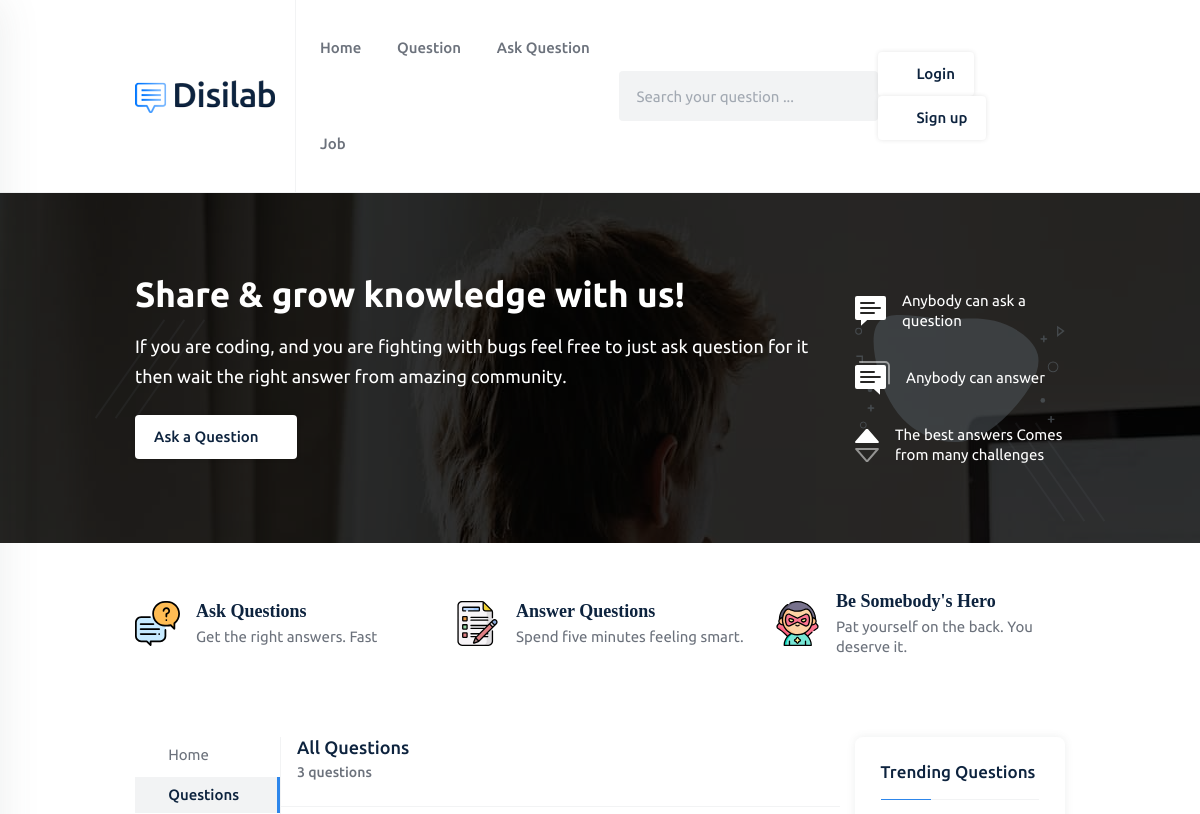
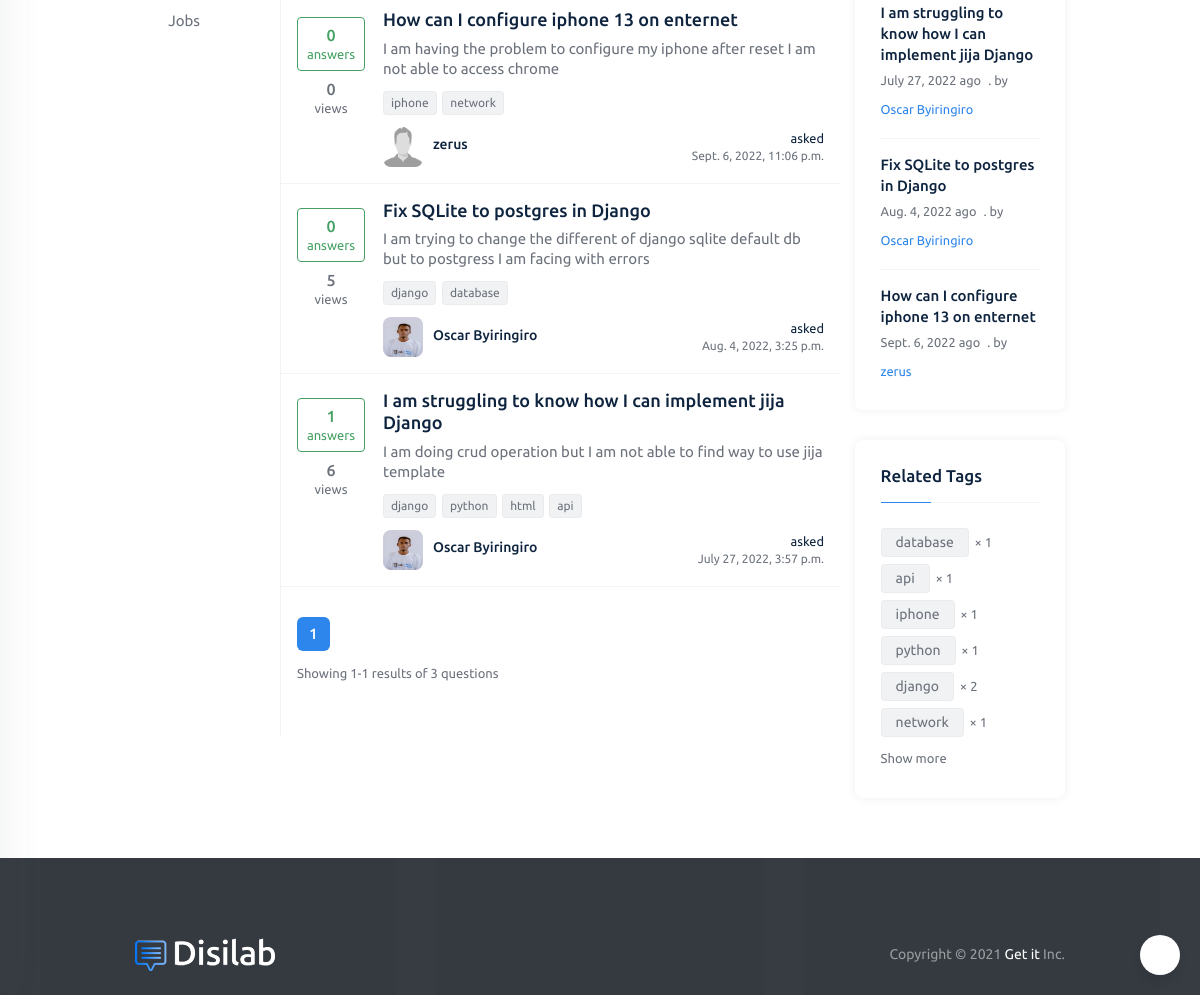
The page /question/ on the database as committed earlier (2 pictures, top to bottom).
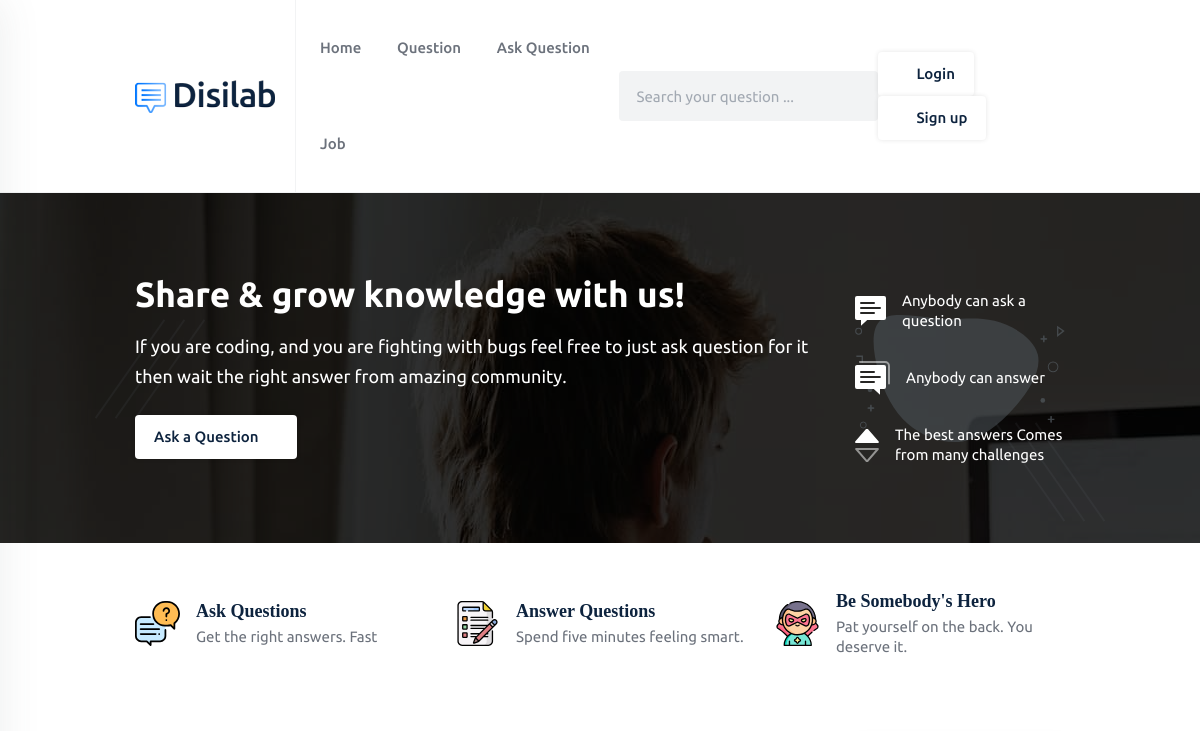
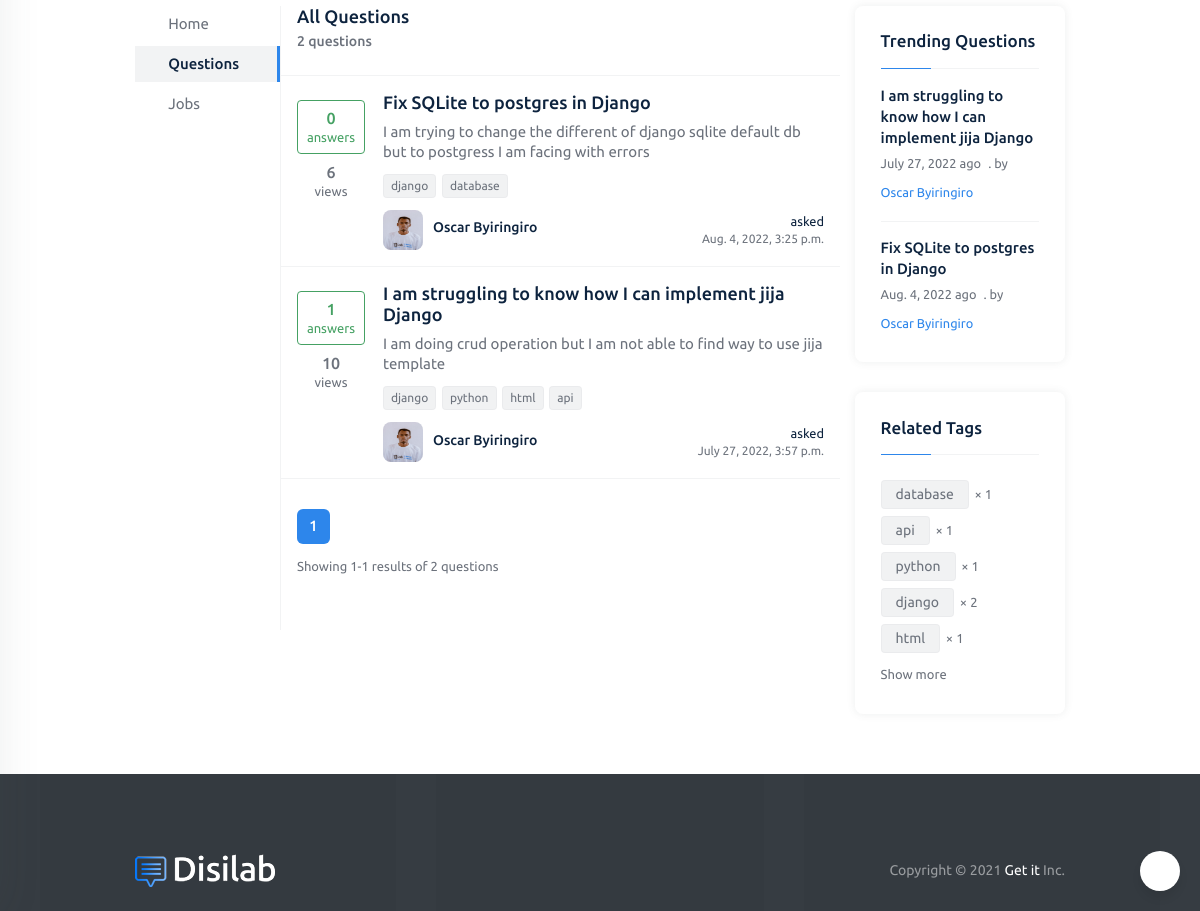
The same page on the database as committed later (2 pictures, top to bottom).
### questions/models.py (models this page shows, shortened)
class Questions_stuff(models.Model):
    title = models.CharField(max_length=100)
    detail = models.TextField(default='')
    body = HTMLField()
    owner = models.ForeignKey(User, on_delete=models.CASCADE)
    viewed = models.PositiveIntegerField()
    tag = models.CharField(max_length=200)
    email_notify = models.BooleanField(default=False)
    whatsapp_notify = models.BooleanField(default=False)
    publish_date = models.DateTimeField(auto_now_add=True)
    def tags_as_list(self):
        return self.tag.split(',')
    def get_count_answer(self):
        id_question = self.id
        ans = Answer_stuff.objects.filter(question__id=id_question)
        if ans.exists():
            final_count = ans.count()
        else:
            final_count = 0
        return final_count
    class Meta:
        verbose_name_plural = 'Question'

### authentication/models.py (models this page shows, shortened)
class Profile(models.Model):
    user = models.OneToOneField(User, on_delete=models.CASCADE)
    user_image = models.ImageField(upload_to='images/', default='profile.png', null=True, blank=True)
    location = models.CharField(max_length=100, null=True, blank=True)
    about_me = models.TextField(null=True, blank=True)
    github_link = models.URLField(default='https://github.com/', null=True, blank=True)
    website_link = models.URLField(default='https://www.google.com/', null=True, blank=True)
    backend_development = models.PositiveIntegerField(null=True, blank=True)
    frontend_development = models.PositiveIntegerField(null=True, blank=True)
    hardware = models.PositiveIntegerField(null=True, blank=True)
    uiandux = models.PositiveIntegerField(null=True, blank=True)
    artificial_intelligence = models.PositiveIntegerField(null=True, blank=True)
    badge = models.BooleanField(default=False)
    date_created = models.DateField(default=now)

class User(AbstractBaseUser):
    full_name = models.CharField(max_length=255, null=False)
    email = models.EmailField(
        verbose_name='email address',
        max_length=255,
        unique=True,
    )
    phone_number = PhoneNumberField(unique=True)
    is_verified = models.BooleanField(default=False)
    is_two_f_enable = models.BooleanField(default=False)
    is_active = models.BooleanField(default=True)
    staff = models.BooleanField(default=False)
    admin = models.BooleanField(default=False)
    USERNAME_FIELD = 'email'
    REQUIRED_FIELDS = ['full_name', 'phone_number']
    objects = UserManager()
    class Meta:
        app_label = 'authentication'

### home_view/views.py (the view)
# urls.py: path('question/', views.question, name="question"),
def question(request):
    all_questions = Questions_stuff.objects.filter().order_by('-publish_date')
    search_question = request.GET.get('search_question')
    if search_question != '' and search_question is not None:
        all_questions = Questions_stuff.objects.filter(
            Q(title__icontains=search_question) | Q(tag__icontains=search_question) | Q(body__in=search_question) | Q(
                detail__icontains=search_question)).distinct()
    all_answer = Answer_stuff.objects.all()
    profile_detail = Profile.objects.all()
    paginator = Paginator(all_questions, 8)
    page_number = request.GET.get('page')
    try:
        posts = paginator.page(page_number)
    except PageNotAnInteger:
        posts = paginator.page(1)
    except EmptyPage:
        posts = paginator.page(paginator.num_pages)
    trending_question = Questions_stuff.objects.filter().order_by('-viewed')
    context = {
        'questions': all_questions,
        'profile_detail': profile_detail,
        'posts': posts,
        'all_questions_count': all_questions.count(),
        'trending_question': trending_question[:4]
    }
    return render(request, 'question.html', context)

### home_view/templates/question.html (shortened to what this page needs)
{% extends 'base_white.html' %}
{% load static %}
{% block content %}
<section class="hero-area pt-80px pb-60px hero-bg-1">
    <div class="overlay"></div>
    <span class="stroke-shape stroke-shape-1"></span>
    <span class="stroke-shape stroke-shape-2"></span>
    <span class="stroke-shape stroke-shape-3"></span>
    <span class="stroke-shape stroke-shape-4"></span>
    <span class="stroke-shape stroke-shape-5"></span>
    <span class="stroke-shape stroke-shape-6"></span>
    <div class="container">
        <div class="row align-items-center">
            <div class="col-lg-9">
                <div class="hero-content">
                    <h2 class="section-title pb-3 text-white">Share & grow knowledge with us!</h2>
                    <p class="section-desc text-white">If you are coding, and you are fighting with bugs feel free to just ask question for it
                        then wait the right answer from amazing community.
                    </p>
                    <div class="hero-btn-box py-4">
                        <a href="{% url 'ask_question' %}" class="btn theme-btn theme-btn-white">Ask a Question <i class="la la-arrow-right icon ml-1"></i></a>
                    </div>
                </div>
            </div>
            <div class="col-lg-3">
                <div class="hero-list hero-list-bg">
                    <div class="d-flex align-items-center pb-30px">
                        <img src="{% static 'home/images/anonymousHeroQuestions.svg' %}" alt="question icon" class="mr-3">
                        <p class="fs-15 text-white lh-20">Anybody can ask a question</p>
                    </div>
                    <div class="d-flex align-items-center pb-30px">
                        <img src="{% static 'home/images/anonymousHeroAnswers.svg' %}" alt="question answer icon" class="mr-3">
                        <p class="fs-15 text-white lh-20">Anybody can answer</p>
                    </div>
                    <div class="d-flex align-items-center">
                        <img src="{% static 'home/images/anonymousHeroUpvote.svg' %}" alt="vote icon" class="mr-3">
                        <p class="fs-15 text-white lh-20">The best answers Comes from many challenges</p>
                    </div>
                </div>
            </div>
        </div>
    </div>
</section>
<section class="question-area">
    <div class="container">
        <div class="row pt-5">
            <div class="col-lg-4 media align-items-center pb-30px responsive-column-half">
                <div class="media-body">
                    <h5 class="fs-18 mb-1 theme-font-2 fw-bold">Ask Questions</h5>
                    <p class="fs-15 lh-20">Get the right answers. Fast</p>
                </div>
            </div>
            <div class="col-lg-4 media align-items-center pb-30px responsive-column-half">
                <div class="media-body">
                    <h5 class="fs-18 mb-1 theme-font-2 fw-bold">Answer Questions</h5>
                    <p class="fs-15 lh-20">Spend five minutes feeling smart.</p>
                </div>
            </div>
            <div class="col-lg-4 media align-items-center pb-30px responsive-column-half">
                <div class="media-body">
                    <h5 class="fs-18 mb-1 theme-font-2 fw-bold">Be Somebody's Hero</h5>
                    <p class="fs-15 lh-20">Pat yourself on the back. You deserve it.</p>
                </div>
            </div>
        </div>
    </div>
</section>
<section class="question-area pt-50px pb-30px">
    <div class="container">
        <div class="row">
            <div class="col-lg-2 pr-0">
                <div class="sidebar pb-45px position-sticky top-0">
                    <ul class="generic-list-item generic-list-item-highlight fs-15">
                        <li class="lh-26"><a href="{% url 'home' %}"><i class="la la-home mr-1 text-black"></i> Home</a></li>
                        <li class="lh-26 active"><a href="{% url 'question' %}"><i class="la la-globe mr-1 text-black"></i> Questions</a></li>
                        <li class="lh-26"><a href="{% url 'job_list' %}"><i class="la la-mouse mr-1 text-black"></i> Jobs</a></li>
                    </ul>
                </div>
            </div>
            <div class="col-lg-7 px-0">
                <div class="question-main-bar border-left border-left-gray pb-50px">
                    <div class="filters pb-4 pl-3 d-flex align-items-center justify-content-between">
                        <div class="mr-3">
                            <h3 class="fs-18 fw-medium">All Questions</h3>
                            <p class="pt-1 fs-14 fw-medium lh-20">{{ all_questions_count }} questions</p>
                        </div>
                    </div>
                    <div class="questions-snippet border-top border-top-gray">
                        {% for question in posts %}
                        <div class="media media-card rounded-0 shadow-none mb-0 bg-transparent p-3 border-bottom border-bottom-gray">
                            <div class="votes text-center votes-2">
                                <div class="answer-block answered my-2">
                                         <span class="answer-counts d-block lh-20 fw-medium">{{ question.get_count_answer }}</span>
                                    <span class="answer-text d-block fs-13 lh-18">answers</span>
                                </div>
                                <div class="view-block">
                                    <span class="view-counts d-block lh-20 fw-medium">{{ question.viewed }}</span>
                                    <span class="view-text d-block fs-13 lh-18">views</span>
                                </div>
                            </div>
                            <div class="media-body">
                                <h5 class="mb-2 fw-medium"><a href="{% url 'question_detail' question.id %}">{{ question.title }}</a></h5>
                                <p class="mb-2 truncate lh-20 fs-15">{{ question.detail }}</p>
                                <div class="tags">
                                    {% for tag in question.tags_as_list %}
                                    <a href="#" class="tag-link">{{ tag }}</a>
                                        {% endfor %}
                                </div>
                                <div class="media media-card user-media align-items-center px-0 border-bottom-0 pb-0">
                                    {% for profile in profile_detail %}
                                        {% if question.owner_id == profile.user_id %}
                                    <a href="{% url 'view_profile_outside' question.id %}" class="media-img d-block">
                                        <img src="{{ profile.user_image.url }}" alt="avatar">
                                    </a>
                                        {% endif %}
                                        {% endfor %}
                                    <div class="media-body d-flex flex-wrap align-items-center justify-content-between">
                                        <div>
                                            <h5 class="pb-1"><a href="{% url 'view_profile_outside' question.id %}">{{ question.owner.full_name }}</a></h5>
                                        </div>
                                        <small class="meta d-block text-right">
                                            <span class="text-black d-block lh-18">asked</span>
                                            <span class="d-block lh-18 fs-12">{{ question.publish_date }}</span>
                                        </small>
                                    </div>
                                </div>
                            </div>
                        </div>
                        {% endfor %}
                    </div>
                    <div class="pager d-flex flex-wrap align-items-center justify-content-between pt-30px px-3">
                        <div>
                            <nav aria-label="Page navigation example">
                                <ul class="pagination generic-pagination pr-1">
                                    <li class="page-item active"><a class="page-link" href="#">{{ posts.number }}</a></li>
                                </ul>
                            </nav>
                            <p class="fs-13 pt-2">Showing {{posts.number}}-{{ posts.paginator.num_pages }} results of {{ posts.paginator.count }} questions</p>
                        </div>
                    </div>
                </div>
            </div>
            <div class="col-lg-3">
                <div class="sidebar">
                    <div class="card card-item">
                        <div class="card-body">
                            <h3 class="fs-17 pb-3">Trending Questions</h3>
                            <div class="divider"><span></span></div>
                            <div class="sidebar-questions pt-3">
                                {% for question in trending_question %}
                                <div class="media media-card media--card media--card-2">
                                    <div class="media-body">
                                        <h5><a href="{% url 'question_detail' question.id %}">{{ question.title }}</a></h5>
                                        <small class="meta">
                                            <span class="pr-1">{{ question.publish_date.date }} ago</span>
                                            <span class="pr-1">. by</span>
                                            <a href="#" class="author">{{ question.owner.full_name }}</a>
                                        </small>
                                    </div>
                                </div>
                                {% endfor %}
                            </div>
                        </div>
                    </div>
                    <div class="card card-item">
                        <div class="card-body">
                            <h3 class="fs-17 pb-3">Related Tags</h3>
                            <div class="divider"><span></span></div>
                            <div class="tags pt-4">
                                {% for tag, tag_count in all_tag %}
                                <div class="tag-item">
                                    <a href="#" class="tag-link tag-link-md">{{ tag }}</a>
                                    <span class="item-multiplier fs-13">
                                    <span>×</span>
                                    <span>{{ tag_count }}</span>
                                </span>
                                </div>
                                {% endfor %}
                                <a class="collapse-btn fs-13" data-toggle="collapse" href="#showMoreTags" role="button" aria-expanded="false" aria-controls="showMoreTags">
                                    <span class="collapse-btn-hide">Show more<i class="la la-angle-down ml-1 fs-11"></i></span>
                                </a>
                            </div>
                        </div>
                    </div>
                </div>
            </div>
        </div>
    </div>
</section>
{% endblock %}

Rows that differ between the two databases and show on the page:
removed Questions_stuff: get_count_answer "0", viewed "0", title "How can I configure iphone 13 on enternet", detail "I am having the problem to configure my iphone after reset I am not able to access chrome", tags_as_list "iphone" "network", owner.full_name "zerus", publish_date "Sept. 6, 2022, 11:06 p.m.", publish_date "Sept. 6, 2022"
removed Profile: user_image (placeholder picture), shown under "0"
changed Questions_stuff "Fix SQLite to postgres in Django": viewed "5" → "6"
changed Questions_stuff "I am struggling to know how I can implement jija Django": viewed "6" → "10"
Other text that changed with them:
{{ all_questions_count }}: "3" → "2"
{{ posts.paginator.count }}: "3" → "2"
new list line: "html × 1"
list line gone: "iphone × 1"
list line gone: "network × 1"
